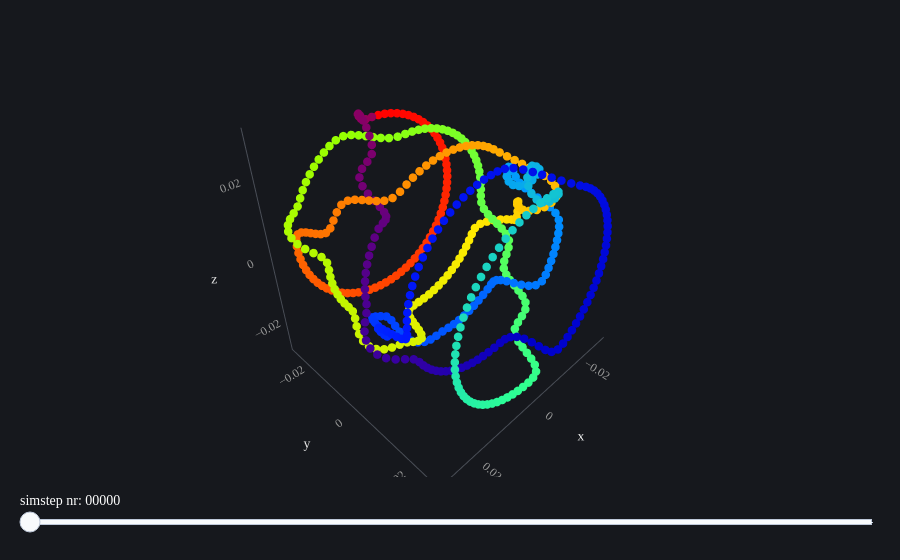

Here is the notebook cell this chart was saved with:
### Code cell
import plotly.graph_objects as go
from geometry_mnist.plotly.plots import plot_scrub

import numpy as np

_ = plt.plot(np.log(np.array(energies) / np.nanmax(energies)))
# plt.plot(np.log(np.array(eff_steps_avg) / np.nanmax(eff_steps_avg)))

plot_scrub(snapshots).show()

### Figure 1 — Plotly figure (JSON) as saved in the notebook; plotly's stock layout.template omitted (floating-point values rounded to 4 significant figures; data arrays with more than 128 entries replaced by an {"elided": "..."} marker saying what was removed)
{"data": [{"marker": {"color": {"elided": "512 int values"}, "colorscale": [[0, "rgb(150,0,90)"], [0.125, "rgb(0,0,200)"], [0.25, "rgb(0,25,255)"], [0.375, "rgb(0,152,255)"], [0.5, "rgb(44,255,150)"], [0.625, "rgb(151,255,0)"], [0.75, "rgb(255,234,0)"], [0.875, "rgb(255,111,0)"], [1, "rgb(255,0,0)"]], "size": 5}, "mode": "markers", "name": "current", "type": "scatter3d", "x": {"elided": "512 float values"}, "y": {"elided": "512 float values"}, "z": {"elided": "512 float values"}}], "layout": {"scene": {"aspectmode": "data"}, "sliders": [{"active": 0, "currentvalue": {"font": {"color": "white", "size": 14}, "offset": 10, "prefix": "simstep nr: ", "suffix": "", "visible": true, "xanchor": "left"}, "font": {"color": "rgba(0, 0, 0, 0.0)", "size": 1}, "len": 1, "minorticklen": 0, "pad": {"b": 10, "l": 0, "r": 0, "t": 10}, "steps": [{"args": [["0"], {"frame": {"duration": 0, "redraw": true}, "fromcurrent": false, "mode": "immediate", "transition": {"duration": 0, "easing": "linear"}}], "execute": true, "label": "00000", "method": "animate", "value": "0"}, {"args": [["40"], {"frame": {"duration": 0, "redraw": true}, "fromcurrent": false, "mode": "immediate", "transition": {"duration": 0, "easing": "linear"}}], "execute": true, "label": "00040", "method": "animate", "value": "40"}, {"args": [["80"], {"frame": {"duration": 0, "redraw": true}, "fromcurrent": false, "mode": "immediate", "transition": {"duration": 0, "easing": "linear"}}], "execute": true, "label": "00080", "method": "animate", "value": "80"}, {"args": [["120"], {"frame": {"duration": 0, "redraw": true}, "fromcurrent": false, "mode": "immediate", "transition": {"duration": 0, "easing": "linear"}}], "execute": true, "label": "00120", "method": "animate", "value": "120"}, {"args": [["160"], {"frame": {"duration": 0, "redraw": true}, "fromcurrent": false, "mode": "immediate", "transition": {"duration": 0, "easing": "linear"}}], "execute": true, "label": "00160", "method": "animate", "value": "160"}, {"args": [["200"], {"frame": {"duration": 0, "redraw": true}, "fromcurrent": false, "mode": "immediate", "transition": {"duration": 0, "easing": "linear"}}], "execute": true, "label": "00200", "method": "animate", "value": "200"}, {"args": [["240"], {"frame": {"duration": 0, "redraw": true}, "fromcurrent": false, "mode": "immediate", "transition": {"duration": 0, "easing": "linear"}}], "execute": true, "label": "00240", "method": "animate", "value": "240"}, {"args": [["280"], {"frame": {"duration": 0, "redraw": true}, "fromcurrent": false, "mode": "immediate", "transition": {"duration": 0, "easing": "linear"}}], "execute": true, "label": "00280", "method": "animate", "value": "280"}, {"args": [["320"], {"frame": {"duration": 0, "redraw": true}, "fromcurrent": false, "mode": "immediate", "transition": {"duration": 0, "easing": "linear"}}], "execute": true, "label": "00320", "method": "animate", "value": "320"}, {"args": [["360"], {"frame": {"duration": 0, "redraw": true}, "fromcurrent": false, "mode": "immediate", "transition": {"duration": 0, "easing": "linear"}}], "execute": true, "label": "00360", "method": "animate", "value": "360"}, {"args": [["400"], {"frame": {"duration": 0, "redraw": true}, "fromcurrent": false, "mode": "immediate", "transition": {"duration": 0, "easing": "linear"}}], "execute": true, "label": "00400", "method": "animate", "value": "400"}, {"args": [["440"], {"frame": {"duration": 0, "redraw": true}, "fromcurrent": false, "mode": "immediate", "transition": {"duration": 0, "easing": "linear"}}], "execute": true, "label": "00440", "method": "animate", "value": "440"}, {"args": [["480"], {"frame": {"duration": 0, "redraw": true}, "fromcurrent": false, "mode": "immediate", "transition": {"duration": 0, "easing": "linear"}}], "execute": true, "label": "00480", "method": "animate", "value": "480"}, {"args": [["520"], {"frame": {"duration": 0, "redraw": true}, "fromcurrent": false, "mode": "immediate", "transition": {"duration": 0, "easing": "linear"}}], "execute": true, "label": "00520", "method": "animate", "value": "520"}, {"args": [["560"], {"frame": {"duration": 0, "redraw": true}, "fromcurrent": false, "mode": "immediate", "transition": {"duration": 0, "easing": "linear"}}], "execute": true, "label": "00560", "method": "animate", "value": "560"}, {"args": [["600"], {"frame": {"duration": 0, "redraw": true}, "fromcurrent": false, "mode": "immediate", "transition": {"duration": 0, "easing": "linear"}}], "execute": true, "label": "00600", "method": "animate", "value": "600"}, {"args": [["640"], {"frame": {"duration": 0, "redraw": true}, "fromcurrent": false, "mode": "immediate", "transition": {"duration": 0, "easing": "linear"}}], "execute": true, "label": "00640", "method": "animate", "value": "640"}, {"args": [["680"], {"frame": {"duration": 0, "redraw": true}, "fromcurrent": false, "mode": "immediate", "transition": {"duration": 0, "easing": "linear"}}], "execute": true, "label": "00680", "method": "animate", "value": "680"}, {"args": [["720"], {"frame": {"duration": 0, "redraw": true}, "fromcurrent": false, "mode": "immediate", "transition": {"duration": 0, "easing": "linear"}}], "execute": true, "label": "00720", "method": "animate", "value": "720"}, {"args": [["760"], {"frame": {"duration": 0, "redraw": true}, "fromcurrent": false, "mode": "immediate", "transition": {"duration": 0, "easing": "linear"}}], "execute": true, "label": "00760", "method": "animate", "value": "760"}, {"args": [["800"], {"frame": {"duration": 0, "redraw": true}, "fromcurrent": false, "mode": "immediate", "transition": {"duration": 0, "easing": "linear"}}], "execute": true, "label": "00800", "method": "animate", "value": "800"}, {"args": [["840"], {"frame": {"duration": 0, "redraw": true}, "fromcurrent": false, "mode": "immediate", "transition": {"duration": 0, "easing": "linear"}}], "execute": true, "label": "00840", "method": "animate", "value": "840"}, {"args": [["880"], {"frame": {"duration": 0, "redraw": true}, "fromcurrent": false, "mode": "immediate", "transition": {"duration": 0, "easing": "linear"}}], "execute": true, "label": "00880", "method": "animate", "value": "880"}, {"args": [["920"], {"frame": {"duration": 0, "redraw": true}, "fromcurrent": false, "mode": "immediate", "transition": {"duration": 0, "easing": "linear"}}], "execute": true, "label": "00920", "method": "animate", "value": "920"}, {"args": [["960"], {"frame": {"duration": 0, "redraw": true}, "fromcurrent": false, "mode": "immediate", "transition": {"duration": 0, "easing": "linear"}}], "execute": true, "label": "00960", "method": "animate", "value": "960"}, {"args": [["1000"], {"frame": {"duration": 0, "redraw": true}, "fromcurrent": false, "mode": "immediate", "transition": {"duration": 0, "easing": "linear"}}], "execute": true, "label": "01000", "method": "animate", "value": "1000"}, {"args": [["1040"], {"frame": {"duration": 0, "redraw": true}, "fromcurrent": false, "mode": "immediate", "transition": {"duration": 0, "easing": "linear"}}], "execute": true, "label": "01040", "method": "animate", "value": "1040"}, {"args": [["1080"], {"frame": {"duration": 0, "redraw": true}, "fromcurrent": false, "mode": "immediate", "transition": {"duration": 0, "easing": "linear"}}], "execute": true, "label": "01080", "method": "animate", "value": "1080"}, {"args": [["1120"], {"frame": {"duration": 0, "redraw": true}, "fromcurrent": false, "mode": "immediate", "transition": {"duration": 0, "easing": "linear"}}], "execute": true, "label": "01120", "method": "animate", "value": "1120"}, {"args": [["1160"], {"frame": {"duration": 0, "redraw": true}, "fromcurrent": false, "mode": "immediate", "transition": {"duration": 0, "easing": "linear"}}], "execute": true, "label": "01160", "method": "animate", "value": "1160"}, {"args": [["1200"], {"frame": {"duration": 0, "redraw": true}, "fromcurrent": false, "mode": "immediate", "transition": {"duration": 0, "easing": "linear"}}], "execute": true, "label": "01200", "method": "animate", "value": "1200"}, {"args": [["1240"], {"frame": {"duration": 0, "redraw": true}, "fromcurrent": false, "mode": "immediate", "transition": {"duration": 0, "easing": "linear"}}], "execute": true, "label": "01240", "method": "animate", "value": "1240"}, {"args": [["1280"], {"frame": {"duration": 0, "redraw": true}, "fromcurrent": false, "mode": "immediate", "transition": {"duration": 0, "easing": "linear"}}], "execute": true, "label": "01280", "method": "animate", "value": "1280"}, {"args": [["1320"], {"frame": {"duration": 0, "redraw": true}, "fromcurrent": false, "mode": "immediate", "transition": {"duration": 0, "easing": "linear"}}], "execute": true, "label": "01320", "method": "animate", "value": "1320"}, {"args": [["1360"], {"frame": {"duration": 0, "redraw": true}, "fromcurrent": false, "mode": "immediate", "transition": {"duration": 0, "easing": "linear"}}], "execute": true, "label": "01360", "method": "animate", "value": "1360"}, {"args": [["1400"], {"frame": {"duration": 0, "redraw": true}, "fromcurrent": false, "mode": "immediate", "transition": {"duration": 0, "easing": "linear"}}], "execute": true, "label": "01400", "method": "animate", "value": "1400"}, {"args": [["1440"], {"frame": {"duration": 0, "redraw": true}, "fromcurrent": false, "mode": "immediate", "transition": {"duration": 0, "easing": "linear"}}], "execute": true, "label": "01440", "method": "animate", "value": "1440"}, {"args": [["1480"], {"frame": {"duration": 0, "redraw": true}, "fromcurrent": false, "mode": "immediate", "transition": {"duration": 0, "easing": "linear"}}], "execute": true, "label": "01480", "method": "animate", "value": "1480"}, {"args": [["1520"], {"frame": {"duration": 0, "redraw": true}, "fromcurrent": false, "mode": "immediate", "transition": {"duration": 0, "easing": "linear"}}], "execute": true, "label": "01520", "method": "animate", "value": "1520"}, {"args": [["1560"], {"frame": {"duration": 0, "redraw": true}, "fromcurrent": false, "mode": "immediate", "transition": {"duration": 0, "easing": "linear"}}], "execute": true, "label": "01560", "method": "animate", "value": "1560"}, {"args": [["1600"], {"frame": {"duration": 0, "redraw": true}, "fromcurrent": false, "mode": "immediate", "transition": {"duration": 0, "easing": "linear"}}], "execute": true, "label": "01600", "method": "animate", "value": "1600"}, {"args": [["1640"], {"frame": {"duration": 0, "redraw": true}, "fromcurrent": false, "mode": "immediate", "transition": {"duration": 0, "easing": "linear"}}], "execute": true, "label": "01640", "method": "animate", "value": "1640"}, {"args": [["1680"], {"frame": {"duration": 0, "redraw": true}, "fromcurrent": false, "mode": "immediate", "transition": {"duration": 0, "easing": "linear"}}], "execute": true, "label": "01680", "method": "animate", "value": "1680"}, {"args": [["1720"], {"frame": {"duration": 0, "redraw": true}, "fromcurrent": false, "mode": "immediate", "transition": {"duration": 0, "easing": "linear"}}], "execute": true, "label": "01720", "method": "animate", "value": "1720"}, {"args": [["1760"], {"frame": {"duration": 0, "redraw": true}, "fromcurrent": false, "mode": "immediate", "transition": {"duration": 0, "easing": "linear"}}], "execute": true, "label": "01760", "method": "animate", "value": "1760"}, {"args": [["1800"], {"frame": {"duration": 0, "redraw": true}, "fromcurrent": false, "mode": "immediate", "transition": {"duration": 0, "easing": "linear"}}], "execute": true, "label": "01800", "method": "animate", "value": "1800"}, {"args": [["1840"], {"frame": {"duration": 0, "redraw": true}, "fromcurrent": false, "mode": "immediate", "transition": {"duration": 0, "easing": "linear"}}], "execute": true, "label": "01840", "method": "animate", "value": "1840"}, {"args": [["1880"], {"frame": {"duration": 0, "redraw": true}, "fromcurrent": false, "mode": "immediate", "transition": {"duration": 0, "easing": "linear"}}], "execute": true, "label": "01880", "method": "animate", "value": "1880"}, {"args": [["1920"], {"frame": {"duration": 0, "redraw": true}, "fromcurrent": false, "mode": "immediate", "transition": {"duration": 0, "easing": "linear"}}], "execute": true, "label": "01920", "method": "animate", "value": "1920"}, {"args": [["1960"], {"frame": {"duration": 0, "redraw": true}, "fromcurrent": false, "mode": "immediate", "transition": {"duration": 0, "easing": "linear"}}], "execute": true, "label": "01960", "method": "animate", "value": "1960"}, {"args": [["2000"], {"frame": {"duration": 0, "redraw": true}, "fromcurrent": false, "mode": "immediate", "transition": {"duration": 0, "easing": "linear"}}], "execute": true, "label": "02000", "method": "animate", "value": "2000"}, {"args": [["2040"], {"frame": {"duration": 0, "redraw": true}, "fromcurrent": false, "mode": "immediate", "transition": {"duration": 0, "easing": "linear"}}], "execute": true, "label": "02040", "method": "animate", "value": "2040"}, {"args": [["2080"], {"frame": {"duration": 0, "redraw": true}, "fromcurrent": false, "mode": "immediate", "transition": {"duration": 0, "easing": "linear"}}], "execute": true, "label": "02080", "method": "animate", "value": "2080"}, {"args": [["2120"], {"frame": {"duration": 0, "redraw": true}, "fromcurrent": false, "mode": "immediate", "transition": {"duration": 0, "easing": "linear"}}], "execute": true, "label": "02120", "method": "animate", "value": "2120"}, {"args": [["2160"], {"frame": {"duration": 0, "redraw": true}, "fromcurrent": false, "mode": "immediate", "transition": {"duration": 0, "easing": "linear"}}], "execute": true, "label": "02160", "method": "animate", "value": "2160"}, {"args": [["2200"], {"frame": {"duration": 0, "redraw": true}, "fromcurrent": false, "mode": "immediate", "transition": {"duration": 0, "easing": "linear"}}], "execute": true, "label": "02200", "method": "animate", "value": "2200"}, {"args": [["2240"], {"frame": {"duration": 0, "redraw": true}, "fromcurrent": false, "mode": "immediate", "transition": {"duration": 0, "easing": "linear"}}], "execute": true, "label": "02240", "method": "animate", "value": "2240"}, {"args": [["2280"], {"frame": {"duration": 0, "redraw": true}, "fromcurrent": false, "mode": "immediate", "transition": {"duration": 0, "easing": "linear"}}], "execute": true, "label": "02280", "method": "animate", "value": "2280"}, {"args": [["2320"], {"frame": {"duration": 0, "redraw": true}, "fromcurrent": false, "mode": "immediate", "transition": {"duration": 0, "easing": "linear"}}], "execute": true, "label": "02320", "method": "animate", "value": "2320"}, {"args": [["2360"], {"frame": {"duration": 0, "redraw": true}, "fromcurrent": false, "mode": "immediate", "transition": {"duration": 0, "easing": "linear"}}], "execute": true, "label": "02360", "method": "animate", "value": "2360"}, {"args": [["2400"], {"frame": {"duration": 0, "redraw": true}, "fromcurrent": false, "mode": "immediate", "transition": {"duration": 0, "easing": "linear"}}], "execute": true, "label": "02400", "method": "animate", "value": "2400"}, {"args": [["2440"], {"frame": {"duration": 0, "redraw": true}, "fromcurrent": false, "mode": "immediate", "transition": {"duration": 0, "easing": "linear"}}], "execute": true, "label": "02440", "method": "animate", "value": "2440"}, {"args": [["2480"], {"frame": {"duration": 0, "redraw": true}, "fromcurrent": false, "mode": "immediate", "transition": {"duration": 0, "easing": "linear"}}], "execute": true, "label": "02480", "method": "animate", "value": "2480"}, {"args": [["2520"], {"frame": {"duration": 0, "redraw": true}, "fromcurrent": false, "mode": "immediate", "transition": {"duration": 0, "easing": "linear"}}], "execute": true, "label": "02520", "method": "animate", "value": "2520"}, {"args": [["2560"], {"frame": {"duration": 0, "redraw": true}, "fromcurrent": false, "mode": "immediate", "transition": {"duration": 0, "easing": "linear"}}], "execute": true, "label": "02560", "method": "animate", "value": "2560"}, {"args": [["2600"], {"frame": {"duration": 0, "redraw": true}, "fromcurrent": false, "mode": "immediate", "transition": {"duration": 0, "easing": "linear"}}], "execute": true, "label": "02600", "method": "animate", "value": "2600"}, {"args": [["2640"], {"frame": {"duration": 0, "redraw": true}, "fromcurrent": false, "mode": "immediate", "transition": {"duration": 0, "easing": "linear"}}], "execute": true, "label": "02640", "method": "animate", "value": "2640"}, {"args": [["2680"], {"frame": {"duration": 0, "redraw": true}, "fromcurrent": false, "mode": "immediate", "transition": {"duration": 0, "easing": "linear"}}], "execute": true, "label": "02680", "method": "animate", "value": "2680"}, {"args": [["2720"], {"frame": {"duration": 0, "redraw": true}, "fromcurrent": false, "mode": "immediate", "transition": {"duration": 0, "easing": "linear"}}], "execute": true, "label": "02720", "method": "animate", "value": "2720"}, {"args": [["2760"], {"frame": {"duration": 0, "redraw": true}, "fromcurrent": false, "mode": "immediate", "transition": {"duration": 0, "easing": "linear"}}], "execute": true, "label": "02760", "method": "animate", "value": "2760"}, {"args": [["2800"], {"frame": {"duration": 0, "redraw": true}, "fromcurrent": false, "mode": "immediate", "transition": {"duration": 0, "easing": "linear"}}], "execute": true, "label": "02800", "method": "animate", "value": "2800"}, {"args": [["2840"], {"frame": {"duration": 0, "redraw": true}, "fromcurrent": false, "mode": "immediate", "transition": {"duration": 0, "easing": "linear"}}], "execute": true, "label": "02840", "method": "animate", "value": "2840"}, {"args": [["2880"], {"frame": {"duration": 0, "redraw": true}, "fromcurrent": false, "mode": "immediate", "transition": {"duration": 0, "easing": "linear"}}], "execute": true, "label": "02880", "method": "animate", "value": "2880"}, {"args": [["2920"], {"frame": {"duration": 0, "redraw": true}, "fromcurrent": false, "mode": "immediate", "transition": {"duration": 0, "easing": "linear"}}], "execute": true, "label": "02920", "method": "animate", "value": "2920"}, {"args": [["2960"], {"frame": {"duration": 0, "redraw": true}, "fromcurrent": false, "mode": "immediate", "transition": {"duration": 0, "easing": "linear"}}], "execute": true, "label": "02960", "method": "animate", "value": "2960"}, {"args": [["3000"], {"frame": {"duration": 0, "redraw": true}, "fromcurrent": false, "mode": "immediate", "transition": {"duration": 0, "easing": "linear"}}], "execute": true, "label": "03000", "method": "animate", "value": "3000"}, {"args": [["3040"], {"frame": {"duration": 0, "redraw": true}, "fromcurrent": false, "mode": "immediate", "transition": {"duration": 0, "easing": "linear"}}], "execute": true, "label": "03040", "method": "animate", "value": "3040"}, {"args": [["3080"], {"frame": {"duration": 0, "redraw": true}, "fromcurrent": false, "mode": "immediate", "transition": {"duration": 0, "easing": "linear"}}], "execute": true, "label": "03080", "method": "animate", "value": "3080"}, {"args": [["3120"], {"frame": {"duration": 0, "redraw": true}, "fromcurrent": false, "mode": "immediate", "transition": {"duration": 0, "easing": "linear"}}], "execute": true, "label": "03120", "method": "animate", "value": "3120"}, {"args": [["3160"], {"frame": {"duration": 0, "redraw": true}, "fromcurrent": false, "mode": "immediate", "transition": {"duration": 0, "easing": "linear"}}], "execute": true, "label": "03160", "method": "animate", "value": "3160"}, {"args": [["3200"], {"frame": {"duration": 0, "redraw": true}, "fromcurrent": false, "mode": "immediate", "transition": {"duration": 0, "easing": "linear"}}], "execute": true, "label": "03200", "method": "animate", "value": "3200"}, {"args": [["3240"], {"frame": {"duration": 0, "redraw": true}, "fromcurrent": false, "mode": "immediate", "transition": {"duration": 0, "easing": "linear"}}], "execute": true, "label": "03240", "method": "animate", "value": "3240"}, {"args": [["3280"], {"frame": {"duration": 0, "redraw": true}, "fromcurrent": false, "mode": "immediate", "transition": {"duration": 0, "easing": "linear"}}], "execute": true, "label": "03280", "method": "animate", "value": "3280"}, {"args": [["3320"], {"frame": {"duration": 0, "redraw": true}, "fromcurrent": false, "mode": "immediate", "transition": {"duration": 0, "easing": "linear"}}], "execute": true, "label": "03320", "method": "animate", "value": "3320"}, {"args": [["3360"], {"frame": {"duration": 0, "redraw": true}, "fromcurrent": false, "mode": "immediate", "transition": {"duration": 0, "easing": "linear"}}], "execute": true, "label": "03360", "method": "animate", "value": "3360"}, {"args": [["3400"], {"frame": {"duration": 0, "redraw": true}, "fromcurrent": false, "mode": "immediate", "transition": {"duration": 0, "easing": "linear"}}], "execute": true, "label": "03400", "method": "animate", "value": "3400"}, {"args": [["3440"], {"frame": {"duration": 0, "redraw": true}, "fromcurrent": false, "mode": "immediate", "transition": {"duration": 0, "easing": "linear"}}], "execute": true, "label": "03440", "method": "animate", "value": "3440"}, {"args": [["3480"], {"frame": {"duration": 0, "redraw": true}, "fromcurrent": false, "mode": "immediate", "transition": {"duration": 0, "easing": "linear"}}], "execute": true, "label": "03480", "method": "animate", "value": "3480"}, {"args": [["3520"], {"frame": {"duration": 0, "redraw": true}, "fromcurrent": false, "mode": "immediate", "transition": {"duration": 0, "easing": "linear"}}], "execute": true, "label": "03520", "method": "animate", "value": "3520"}, {"args": [["3560"], {"frame": {"duration": 0, "redraw": true}, "fromcurrent": false, "mode": "immediate", "transition": {"duration": 0, "easing": "linear"}}], "execute": true, "label": "03560", "method": "animate", "value": "3560"}, {"args": [["3600"], {"frame": {"duration": 0, "redraw": true}, "fromcurrent": false, "mode": "immediate", "transition": {"duration": 0, "easing": "linear"}}], "execute": true, "label": "03600", "method": "animate", "value": "3600"}, {"args": [["3640"], {"frame": {"duration": 0, "redraw": true}, "fromcurrent": false, "mode": "immediate", "transition": {"duration": 0, "easing": "linear"}}], "execute": true, "label": "03640", "method": "animate", "value": "3640"}, {"args": [["3680"], {"frame": {"duration": 0, "redraw": true}, "fromcurrent": false, "mode": "immediate", "transition": {"duration": 0, "easing": "linear"}}], "execute": true, "label": "03680", "method": "animate", "value": "3680"}, {"args": [["3720"], {"frame": {"duration": 0, "redraw": true}, "fromcurrent": false, "mode": "immediate", "transition": {"duration": 0, "easing": "linear"}}], "execute": true, "label": "03720", "method": "animate", "value": "3720"}, {"args": [["3760"], {"frame": {"duration": 0, "redraw": true}, "fromcurrent": false, "mode": "immediate", "transition": {"duration": 0, "easing": "linear"}}], "execute": true, "label": "03760", "method": "animate", "value": "3760"}, {"args": [["3800"], {"frame": {"duration": 0, "redraw": true}, "fromcurrent": false, "mode": "immediate", "transition": {"duration": 0, "easing": "linear"}}], "execute": true, "label": "03800", "method": "animate", "value": "3800"}, {"args": [["3840"], {"frame": {"duration": 0, "redraw": true}, "fromcurrent": false, "mode": "immediate", "transition": {"duration": 0, "easing": "linear"}}], "execute": true, "label": "03840", "method": "animate", "value": "3840"}, {"args": [["3880"], {"frame": {"duration": 0, "redraw": true}, "fromcurrent": false, "mode": "immediate", "transition": {"duration": 0, "easing": "linear"}}], "execute": true, "label": "03880", "method": "animate", "value": "3880"}, {"args": [["3920"], {"frame": {"duration": 0, "redraw": true}, "fromcurrent": false, "mode": "immediate", "transition": {"duration": 0, "easing": "linear"}}], "execute": true, "label": "03920", "method": "animate", "value": "3920"}, {"args": [["3960"], {"frame": {"duration": 0, "redraw": true}, "fromcurrent": false, "mode": "immediate", "transition": {"duration": 0, "easing": "linear"}}], "execute": true, "label": "03960", "method": "animate", "value": "3960"}, {"args": [["4000"], {"frame": {"duration": 0, "redraw": true}, "fromcurrent": false, "mode": "immediate", "transition": {"duration": 0, "easing": "linear"}}], "execute": true, "label": "04000", "method": "animate", "value": "4000"}, {"args": [["4040"], {"frame": {"duration": 0, "redraw": true}, "fromcurrent": false, "mode": "immediate", "transition": {"duration": 0, "easing": "linear"}}], "execute": true, "label": "04040", "method": "animate", "value": "4040"}, {"args": [["4080"], {"frame": {"duration": 0, "redraw": true}, "fromcurrent": false, "mode": "immediate", "transition": {"duration": 0, "easing": "linear"}}], "execute": true, "label": "04080", "method": "animate", "value": "4080"}, {"args": [["4120"], {"frame": {"duration": 0, "redraw": true}, "fromcurrent": false, "mode": "immediate", "transition": {"duration": 0, "easing": "linear"}}], "execute": true, "label": "04120", "method": "animate", "value": "4120"}, {"args": [["4160"], {"frame": {"duration": 0, "redraw": true}, "fromcurrent": false, "mode": "immediate", "transition": {"duration": 0, "easing": "linear"}}], "execute": true, "label": "04160", "method": "animate", "value": "4160"}, {"args": [["4200"], {"frame": {"duration": 0, "redraw": true}, "fromcurrent": false, "mode": "immediate", "transition": {"duration": 0, "easing": "linear"}}], "execute": true, "label": "04200", "method": "animate", "value": "4200"}, {"args": [["4240"], {"frame": {"duration": 0, "redraw": true}, "fromcurrent": false, "mode": "immediate", "transition": {"duration": 0, "easing": "linear"}}], "execute": true, "label": "04240", "method": "animate", "value": "4240"}, {"args": [["4280"], {"frame": {"duration": 0, "redraw": true}, "fromcurrent": false, "mode": "immediate", "transition": {"duration": 0, "easing": "linear"}}], "execute": true, "label": "04280", "method": "animate", "value": "4280"}, {"args": [["4320"], {"frame": {"duration": 0, "redraw": true}, "fromcurrent": false, "mode": "immediate", "transition": {"duration": 0, "easing": "linear"}}], "execute": true, "label": "04320", "method": "animate", "value": "4320"}, {"args": [["4360"], {"frame": {"duration": 0, "redraw": true}, "fromcurrent": false, "mode": "immediate", "transition": {"duration": 0, "easing": "linear"}}], "execute": true, "label": "04360", "method": "animate", "value": "4360"}, {"args": [["4400"], {"frame": {"duration": 0, "redraw": true}, "fromcurrent": false, "mode": "immediate", "transition": {"duration": 0, "easing": "linear"}}], "execute": true, "label": "04400", "method": "animate", "value": "4400"}, {"args": [["4440"], {"frame": {"duration": 0, "redraw": true}, "fromcurrent": false, "mode": "immediate", "transition": {"duration": 0, "easing": "linear"}}], "execute": true, "label": "04440", "method": "animate", "value": "4440"}, {"args": [["4480"], {"frame": {"duration": 0, "redraw": true}, "fromcurrent": false, "mode": "immediate", "transition": {"duration": 0, "easing": "linear"}}], "execute": true, "label": "04480", "method": "animate", "value": "4480"}, {"args": [["4520"], {"frame": {"duration": 0, "redraw": true}, "fromcurrent": false, "mode": "immediate", "transition": {"duration": 0, "easing": "linear"}}], "execute": true, "label": "04520", "method": "animate", "value": "4520"}, {"args": [["4560"], {"frame": {"duration": 0, "redraw": true}, "fromcurrent": false, "mode": "immediate", "transition": {"duration": 0, "easing": "linear"}}], "execute": true, "label": "04560", "method": "animate", "value": "4560"}, {"args": [["4600"], {"frame": {"duration": 0, "redraw": true}, "fromcurrent": false, "mode": "immediate", "transition": {"duration": 0, "easing": "linear"}}], "execute": true, "label": "04600", "method": "animate", "value": "4600"}, {"args": [["4640"], {"frame": {"duration": 0, "redraw": true}, "fromcurrent": false, "mode": "immediate", "transition": {"duration": 0, "easing": "linear"}}], "execute": true, "label": "04640", "method": "animate", "value": "4640"}, {"args": [["4680"], {"frame": {"duration": 0, "redraw": true}, "fromcurrent": false, "mode": "immediate", "transition": {"duration": 0, "easing": "linear"}}], "execute": true, "label": "04680", "method": "animate", "value": "4680"}, {"args": [["4720"], {"frame": {"duration": 0, "redraw": true}, "fromcurrent": false, "mode": "immediate", "transition": {"duration": 0, "easing": "linear"}}], "execute": true, "label": "04720", "method": "animate", "value": "4720"}, {"args": [["4760"], {"frame": {"duration": 0, "redraw": true}, "fromcurrent": false, "mode": "immediate", "transition": {"duration": 0, "easing": "linear"}}], "execute": true, "label": "04760", "method": "animate", "value": "4760"}, {"args": [["4800"], {"frame": {"duration": 0, "redraw": true}, "fromcurrent": false, "mode": "immediate", "transition": {"duration": 0, "easing": "linear"}}], "execute": true, "label": "04800", "method": "animate", "value": "4800"}, {"args": [["4840"], {"frame": {"duration": 0, "redraw": true}, "fromcurrent": false, "mode": "immediate", "transition": {"duration": 0, "easing": "linear"}}], "execute": true, "label": "04840", "method": "animate", "value": "4840"}, {"args": [["4880"], {"frame": {"duration": 0, "redraw": true}, "fromcurrent": false, "mode": "immediate", "transition": {"duration": 0, "easing": "linear"}}], "execute": true, "label": "04880", "method": "animate", "value": "4880"}, {"args": [["4920"], {"frame": {"duration": 0, "redraw": true}, "fromcurrent": false, "mode": "immediate", "transition": {"duration": 0, "easing": "linear"}}], "execute": true, "label": "04920", "method": "animate", "value": "4920"}, {"args": [["4960"], {"frame": {"duration": 0, "redraw": true}, "fromcurrent": false, "mode": "immediate", "transition": {"duration": 0, "easing": "linear"}}], "execute": true, "label": "04960", "method": "animate", "value": "4960"}, {"args": [["5000"], {"frame": {"duration": 0, "redraw": true}, "fromcurrent": false, "mode": "immediate", "transition": {"duration": 0, "easing": "linear"}}], "execute": true, "label": "05000", "method": "animate", "value": "5000"}], "ticklen": 0, "transition": {"duration": 150, "easing": "cubic-in-out"}, "x": 0, "xanchor": "left", "y": 0, "yanchor": "top"}]}}
